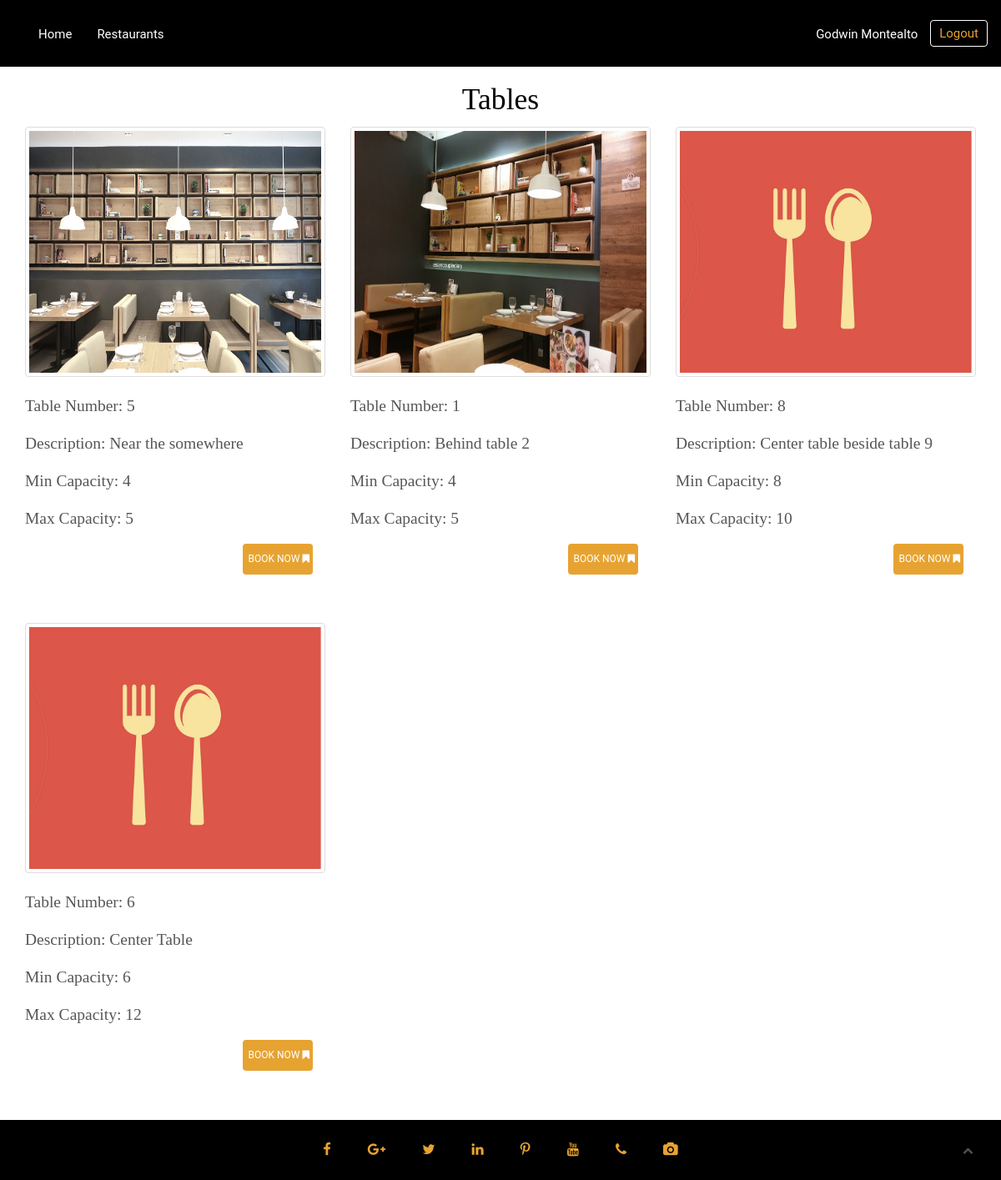
/Model/Customer/tables.php?cid=1&pid=4 (signed in), run on the app's committed database.
### tables this page shows
CREATE TABLE `customers` (
  `customer_id` int(11) NOT NULL,
  `customer_fname` varchar(255) NOT NULL,
  `customer_mname` varchar(255) DEFAULT NULL,
  `customer_lname` varchar(255) NOT NULL,
  `customer_addr` varchar(255) NOT NULL,
  `customer_phone` varchar(255) NOT NULL,
  `customer_email` varchar(255) NOT NULL,
  `customer_gender` varchar(255) NOT NULL,
  `customer_birthdate` date NOT NULL,
  `customer_status` varchar(30) DEFAULT 'Active',
  `customer_password` varchar(255) NOT NULL,
  `customer_pic` varchar(255) NOT NULL,
  `date_created` timestamp NOT NULL DEFAULT CURRENT_TIMESTAMP
);

CREATE TABLE `tables` (
  `table_id` int(11) NOT NULL,
  `table_num` varchar(255) NOT NULL,
  `maxcapacity` varchar(255) NOT NULL,
  `mincapacity` varchar(255) NOT NULL,
  `area_desc` varchar(255) NOT NULL,
  `restaurant_id` int(11) NOT NULL,
  `image` varchar(255) NOT NULL,
  `status` int(11) NOT NULL DEFAULT '0'
);

### Controller/dbconn.php (called while the page is built, shortened)
<?php
function con(){
	return new PDO("mysql:host=localhost;dbname=ktb2;", "root","");
}
	function getCustomer($data){
		$con = con();
		$sql = "SELECT * FROM customers WHERE customer_id = ?";
		$stmt = $con->prepare($sql);
		$stmt->execute($data);
		$row = $stmt->fetchAll(PDO::FETCH_ASSOC);
		return $row;
	}
		function getSingleOwner($data){
			$con = con();
			$sql = "SELECT * FROM restaurants WHERE restaurant_id = ?";
			$stmt = $con->prepare($sql);
			$stmt->execute($data);
			$row = $stmt->fetch(PDO::FETCH_ASSOC);
			return $row;
		}
		function getTables($data)
		{
			$db = con();
			$sql = "SELECT * FROM tables t, restaurants r where t.restaurant_id = r.restaurant_id AND t.restaurant_id = ?";
			$s = $db->prepare($sql);
			$s->execute($data);
			$tables = $s->fetchAll(PDO::FETCH_ASSOC);
			return $tables;
		}
?>

### Model/Customer/tables.php (the view, shortened to what this page needs)
<?php
    include '../../Controller/dbconn.php';
    $Resid = $_GET['cid'];
    $basta = getSingleOwner(array($Resid));
?>
    <!doctype html>
    <html class="no-js" lang="">
    <?php include('header.php');?>
        <div class="container-fluid">
            <div class="row">
                <div class="col-lg-12" id="div0">
                    <center>
                        <h2 style="color: black;">Tables</h2></center>
                    <?php $tables = getTables(array($Resid));
                 foreach($tables as $t){ ?>
                        <div class="col-sm-4 container" style="margin-bottom: 5%;">
                            <?php
                        $filename = '../../Image/'.$t['image'].'';
                        if($t['image'] == '' || !(file_exists($filename))){?>
                                <img src="../../Image/icon3.png" alt="blank" class="img-responsive thumbnail" style="width: 100%; height: 300px;">
                                <?php }else{ ?>
                                    <img src="../../Image/<?php echo $t['image']?>" class="img-responsive thumbnail" style="width: 100%; height: 300px;">
                                    <?php } ?>
                                        <h5>Table Number: <?php echo $t['table_num']; ?></h5>
                                        <h5>Description: <?php echo $t['area_desc']; ?></h5>
                                        <h5>Min Capacity: <?php echo $t['mincapacity'];?></h5>
                                        <h5>Max Capacity: <?php echo $t['maxcapacity'];?></h5>
                                        <?php
                                          $con = con();
                                         $sql = "SELECT * FROM schedules s, restaurants r WHERE r.restaurant_id = s.restaurant_id AND s.restaurant_id = '$Resid' ORDER BY DATE_FORMAT(s.sched_sdate, '%D')";
                                          $stmt = $con->prepare($sql);
                                          $stmt->execute();
                                          $view = $stmt->fetchAll(PDO::FETCH_ASSOC);
                                          $flag = false;
                                          $flag2 = false;
                                          $date2 = date('Y-m-d');
                                          foreach ($view as $r) {
                                            $date = date('Y-m-d', strtotime($r['sched_sdate']));
                                            $date3 = date('Y-m-d', strtotime($r['sched_edate']));
                                                if($date <= $date2 && $date3 >= $date2 && $r['status'] == 1){
                                                        $flag = true;
                                                }
                                                if($t['status'] == 1){
                                                            $flag2 = true;
                                                    }
                                          }
                                                if($flag){?>
                                                <?php  }
                                                if($flag2){ ?>
                                                    <a onclick="alreadyBook(<?php echo $r['restaurant_id'];?>,'<?php echo $r['restaurant_name'];?>');" class="btn btn-danger pull-right">&nbsp;Book Now&nbsp;<i class="fa fa-bookmark" aria-hidden="true"></i></a>
                                                <?php } elseif(!($flag) && !($flag2)){ ?>
                                                    <a href="#" onclick="getDate(<?php echo $_GET['cid'];?>,<?php echo $t['table_id'];?>,<?php echo $basta['maxdate'];?>);" class="btn btn-primary pull-right">&nbsp;Book Now&nbsp;<i class="fa fa-bookmark" aria-hidden="true"></i></a>
                                                <?php }
                                            ?>
                        </div>
                            <?php } ?>
                </div>
            </div>
        </div>
        <?php include('footer.php');?>
            </body>
    </html>

### Model/Customer/header.php (shortened to what this page needs)
<head>
    <link rel="stylesheet" href="../../assets/css/bootstrap.min.css">
    <link href="../../assets/fonts/css.css" rel="stylesheet" type="text/css">
    <link rel="stylesheet" href="../../assets/css/font-awesome.min.css">
    <link rel="stylesheet" href="../../assets/css/animate/animate.css" />
    <link rel="stylesheet" href="../../assets/css/plugins.css" />
    <link rel="stylesheet" href="../../assets/css/style3.css">
    <link rel="stylesheet" href="../../assets/css/datatable.css">
    <link rel="stylesheet" href="../../assets/css/buttons.dataTables.min.css" />
    <link rel="stylesheet" href="../../assets/css/responsive.css" />
    <link rel="stylesheet" href="../../assets/css/star-rating.min.css" />
    <link rel="stylesheet" href="../../assets/css/bootstrap-datepicker.css" />
    <link rel="stylesheet" href="../../assets/css/jquery.timepicker.min.css" />
</head>
<body>
    <header id="home" class="navbar-fixed-top">
        <div class="main_menu_bg">
            <div class="container">
                <div class="row">
                    <nav class="navbar navbar-default">
                        <div class="container-fluid">
                            <div class="navbar-header">
                                <a class="navbar-brand our_logo" href="#"></a>
                            </div>
                            <div class="collapse navbar-collapse" id="bs-example-navbar-collapse-1">
                                <ul class="nav navbar-nav navbar-left">
                                    <li><a href="home.php?id=<?php echo $_SESSION['id']?>">Home</a></li>
                                    <li><a href="restaurant.php?id=<?php echo $_SESSION['id'];?>">Restaurants</a></li>
                                </ul>
                                <?php
                                    if($_SESSION['id'])
                                     {
                                        $customer = getCustomer(array($_SESSION['id']));
                                        foreach ($customer as $row) {
                                    ?>
                                    <ul class="nav navbar-nav navbar-right">
                                        <li>
                                            <a href="customerprofile.php?id=<?php echo $row['customer_id']; ?>">
                                                <?php echo $row['customer_fname'].' '.$row['customer_lname']?>
                                            </a>
                                        </li>
                                        <li><a class="booking" href="../../Controller/logout.php">Logout</a></li>
                                    </ul>
                                    <?php } }?>
                            </div>
                        </div>
                    </nav>
                </div>
            </div>
        </div>
    </header>

### Model/Customer/footer.php (shortened to what this page needs)
<footer class="footer">
    <div class="text-center">
        <div class="row">
            <div class="col-sm-12">
                <div class="copyright  wow zoomIn" data-wow-duration="3s">
                    <p><a href=""><i class="fa fa-facebook"></i></a>
                        <a href=""><i class="fa fa-google-plus"></i></a>
                        <a href=""><i class="fa fa-twitter"></i></a>
                        <a href=""><i class="fa fa-linkedin"></i></a>
                        <a href=""><i class="fa fa-pinterest-p"></i></a>
                        <a href=""><i class="fa fa-youtube"></i></a>
                        <a href=""><i class="fa fa-phone"></i></a>
                        <a href=""><i class="fa fa-camera"></i></a></p>
                </div>
            </div>
        </div>
    </div>
</footer>
<div class="scrollup">
    <a href="#"><i class="fa fa-chevron-up"></i></a>
</div>

### assets/css/style3.css (style rules this page uses)
.container { position: relative; }
html, body { background-color: white; font-size: 15px; color: #565656; padding: 0; margin-left: 0; margin-right: 0; font-family: 'roboto', sans-serif; overflow-x: hidden; }
img { -moz-user-select: none; -webkit-user-select: none; -ms-user-select: none; user-select: none; -webkit-user-drag: none; user-drag: none; }
a, a:hover, a:active, a:focus { text-decoration: none; outline: none; }
a, button, a span { -webkit-transition: 0.2s ease-in-out; -o-transition: 0.2s ease-in-out; transition: 0.2s ease-in-out; font-family: 'roboto', sans-serif; }
*, *:before, *:after { -webkit-box-sizing: border-box; -moz-box-sizing: border-box; box-sizing: border-box; }
p { margin: 0 0 15px; }
ol, ul { list-style: none; padding: 0; }
img { max-width: 100%; }
h1, h2, h3 { font-family: 'Pacifico', cursive; font-weight: 300; margin: 0; color:#000000; }
h4, h5 { font-weight: 300; margin: 0; line-height: 2rem; font-family: 'Pacifico', cursive; }
h2 { font-weight: 300; margin-bottom: .9rem; font-size: 2.375rem; line-height: 2.5rem; }
h5 { font-size: 1.3rem; margin-bottom: 1rem; }
p { line-height: 1.5rem; font-size: 1.1rem; }
p:last-child { margin-bottom: 0px; }
.btn { margin-right: 15px; border-radius: 0px; }
.btn-primary { padding: 8px 2px; font-size: 12px; color: #ffffff; margin-right: 15px; border-radius: 0px; }
.btn-primary { background-color: #E7A331; color: #ffffff; border: 2px solid #E7A331; text-transform: uppercase; border-radius:4px; }
.btn-primary:before, .btn-primary:after { background-color: #ffffff; }
a.navbar-brand.our_logo { position: absolute; left: 0; top: 0px; width: 25%; }
.main_menu_bg { background:black; height: 80px; }
.navbar-default { background-color: transparent; border-color: transparent; }
.container-fluid { margin-top: 15px; }
.main_menu_bg li a.booking { border: 1px solid #fff; border-radius: 4px; color: #e7a331 !important; padding: 5px 10px; margin-top: 8px; }
.main_menu_bg .navbar { margin-bottom: 0px; }
.navbar-default .navbar-nav>li>a { color: #fff; }
.footer { background:#000; padding-top: -3%; }
.footer .copyright p { padding:25px; color:#e7a331; }
.footer .copyright p i { padding:0px 10px; color:#e7a331; }
.footer .copyright p a { padding:0px 10px; color:#e7a331; }
.scrollup { width: 30px; height: 30px; border-radius: 15px; opacity: .3; position: fixed; bottom: 20px; right: 25px; color: #fff; cursor: pointer; background-color: #000; z-index: 1000; transition: opacity .5s, background-color .5s; -moz-transition: opacity .5s, background-color .5s; -webkit-transition: opacity .5s, background-color .5s; }
.scrollup i { font-size: 13px; position: absolute; opacity: 1; color: #fff; left: 50%; top: 50%; margin-top: -7px; margin-left: -6px; text-decoration: none; }

### data on the page
customers: customer_fname "Godwin", customer_lname "Montealto"
tables: image (picture), table_num "5", area_desc "Near the somewhere", mincapacity "4", maxcapacity "5"
tables: image (picture), table_num "1", area_desc "Behind table 2", mincapacity "4", maxcapacity "5"
tables: table_num "8", area_desc "Center table beside table 9", mincapacity "8", maxcapacity "10"
tables: table_num "6", area_desc "Center Table", mincapacity "6", maxcapacity "12"
